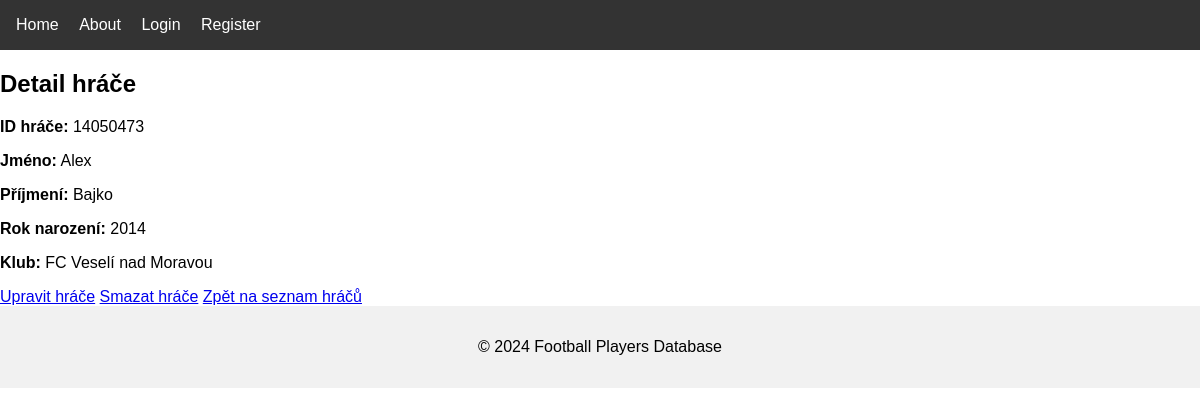
Page /players/1/ on the committed database.
### players/models.py (models this page shows, shortened)
class Player(models.Model):
    id_player = models.CharField(max_length=10, unique=True, verbose_name="ID hráče", blank=True, null=True)  # Přidané pole id_player
    last_name = models.CharField(max_length=100, verbose_name="Lastname")
    first_name = models.CharField(max_length=100, verbose_name="Firtname")
    birth_year = models.IntegerField(verbose_name="Birthyear")
    club = models.CharField(max_length=100, verbose_name="Club")

### players/views.py (the view)
# urls.py: path('<int:pk>/', views.player_detail, name='player_detail'),  # Detail hráče
def player_detail(request, pk):
    player = get_object_or_404(Player, pk=pk)  # Načtení hráče podle primárního klíče (ID)
    return render(request, 'players/player_detail.html', {'player': player})

### players/templates/players/player_detail.html (shortened to what this page needs)
{% extends 'core/base.html' %}
{% block content %}
  <h2>Detail hráče</h2>
  <p><strong>ID hráče:</strong> {{ player.id_player }}</p>
  <p><strong>Jméno:</strong> {{ player.first_name }}</p>
  <p><strong>Příjmení:</strong> {{ player.last_name }}</p>
  <p><strong>Rok narození:</strong> {{ player.birth_year }}</p>
  <p><strong>Klub:</strong> {{ player.club }}</p>
  <a href="{% url 'update_player' player.pk %}">Upravit hráče</a>
  <a href="{% url 'delete_player' player.pk %}">Smazat hráče</a>
  <a href="{% url 'players' %}">Zpět na seznam hráčů</a>
{% endblock %}

### core/static/css/styles.css (style rules this page uses)
body { font-family: Arial, sans-serif; margin: 0; padding: 0; }

### rows in the picture
Player: id_player "14050473", first_name "Alex", last_name "Bajko", birth_year "2014", club "FC Veselí nad Moravou"
